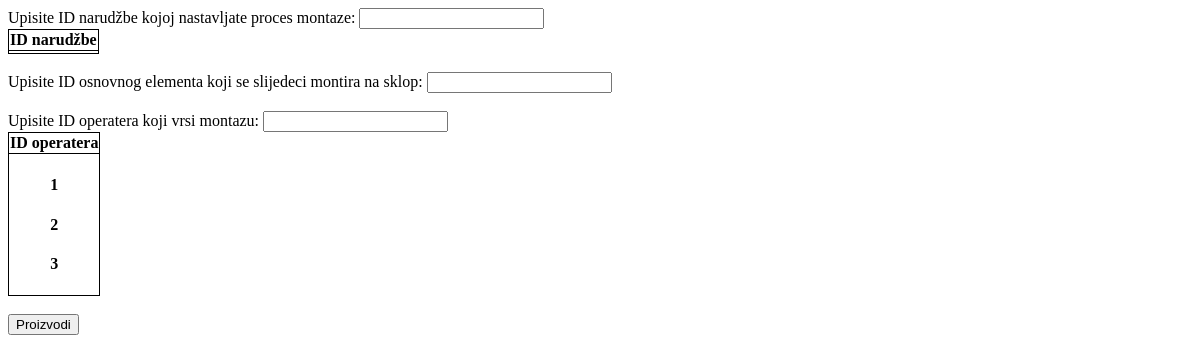
The page /existing_installation_form on the database as committed earlier.
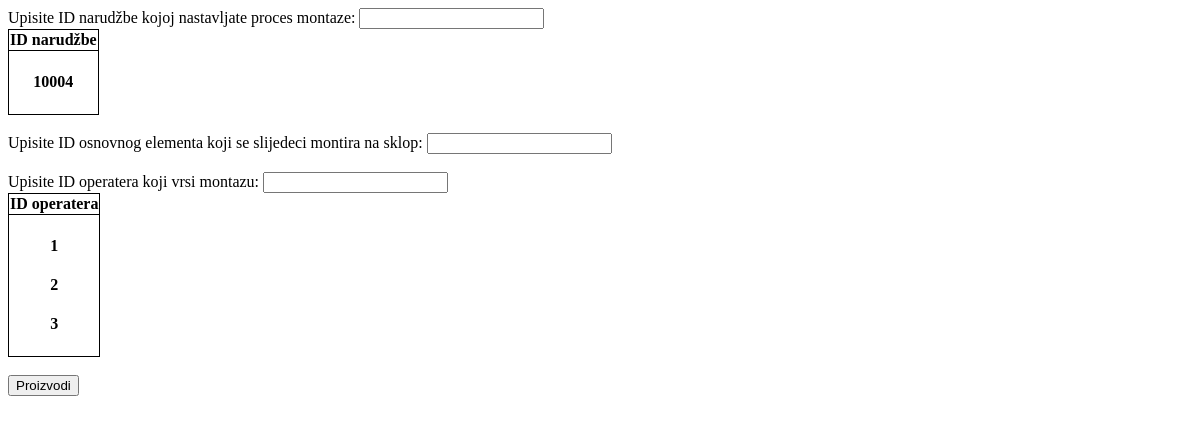
The same page on the database as committed later.
### app.py (models this page shows, shortened)
class Worker(db.Model):
    __tablename__ = "worker"
    worker_id = db.Column(db.Integer, primary_key=True)
    worker_name = db.Column(db.String(500))
    worker_department = db.Column(db.String(200))

class Installation(db.Model):
    __tablename__ = "installation"
    auto_id = db.Column(db.Integer, primary_key=True)
    order_id = db.Column(db.Integer)
    installation_id = db.Column(db.Integer)
    part_id = db.Column(db.Integer)
    installation_status = db.Column(db.String(200))
    installation_time = db.Column(db.DateTime, default=datetime.now)
    installation_worker = db.Column(db.Integer)
    first_time = True

### app.py (the view, shortened to what this page needs)
@app.route("/existing_installation_form", methods=["POST", "GET"])
def existing_installation_form():
    existing_assembly_for_installation = Installation.query.filter(
        Installation.installation_status.startswith('0')).all()
    next_assembly_worker_id = Worker.query.order_by(Worker.worker_id)
    return render_template("/existing_installation_form.html", assembly=existing_assembly_for_installation, worker=next_assembly_worker_id)

### templates/existing_installation_form.html (shortened to what this page needs)
<!DOCTYPE html>
<html lang="en">
<head>
</head>
<body>
    <form action="existing_installation_form" METHOD="POST">
        <label for="existing_installation_order_id">Upisite ID narudžbe kojoj nastavljate proces montaze:</label>
        <input type="text" id="existing_installation_order_id" name="existing_installation_order_id"><br>
        <table>
            <tr>
                <th>ID narudžbe</th>
            </tr>
            <tr>
                <th>
                    {% for warehouse in assembly %}
                    <h4>
                        {{warehouse.order_id}}
                    </h4>
                    {% endfor %}
                </th>
            </tr>
        </table>
        <br>
        <label for="next_installation_part_id">Upisite ID osnovnog elementa koji se slijedeci montira na
            sklop:</label>
        <input type="text" id="next_installation_part_id" name="next_installation_part_id"><br>
        <br>
        <label for="next_installation_worker_id">Upisite ID operatera koji vrsi montazu:</label>
        <input type="text" id="next_installation_worker_id" name="next_installation_worker_id"><br>
        <table>
            <tr>
                <th>ID operatera</th>
            </tr>
            <tr>
                <th>
                    {% for workers in worker %}
                    <h4>
                        {{workers.worker_id}}
                    </h4>
                    {% endfor %}
                </th>
            </tr>
        </table>
        <br>
        <input type="submit" value="Proizvodi" class="btn-secondary">
    </form>
</body>
</html>

Rows that differ between the two databases and show on the page:
added Installation: order_id "10004"
